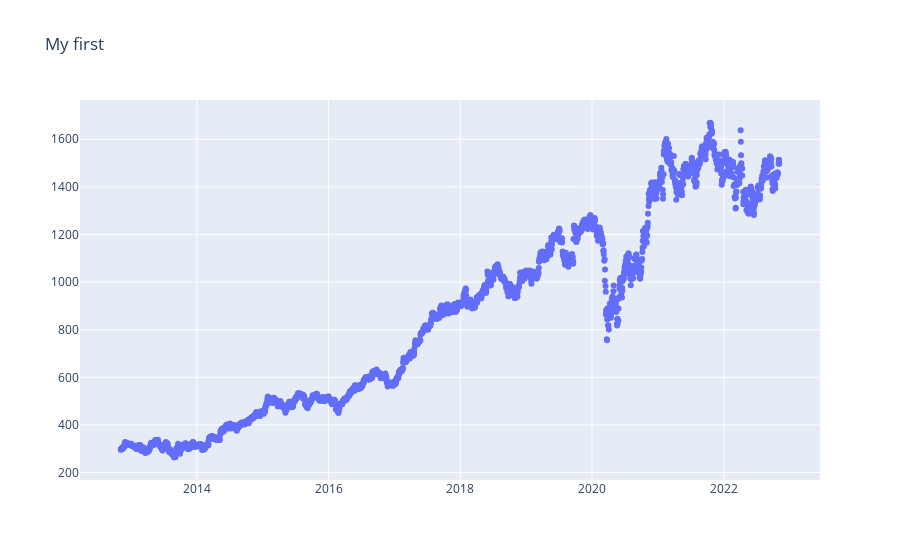

The code cell stored with this chart in its notebook:
### Code cell
fig.show()

### Figure 1 — Plotly figure (JSON) as saved in the notebook; plotly's stock layout.template omitted (floating-point values rounded to 4 significant figures; data arrays with more than 128 entries replaced by an {"elided": "..."} marker saying what was removed)
{"data": [{"mode": "markers", "type": "scatter", "x": {"elided": "2469 str values"}, "y": {"elided": "2469 float values"}}], "layout": {"title": {"text": "My first"}}}
